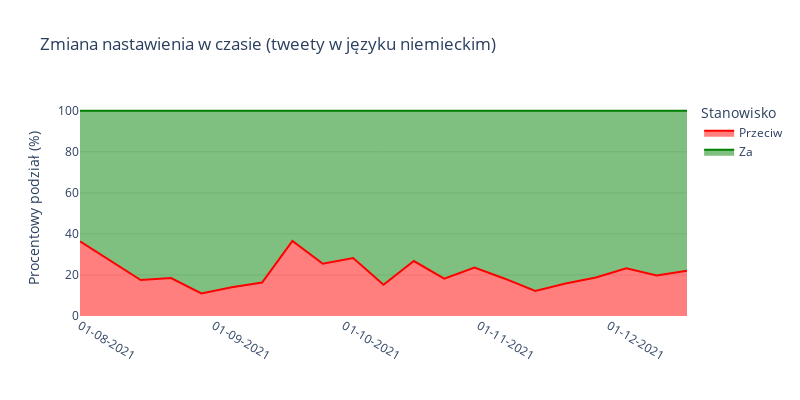

Notebook code cell kept with this figure:
### Code cell
print_area(weeks_extreme_de, 'Zmiana nastawienia w czasie (tweety w języku niemieckim)', '../../data/charts/perc_de.png')

### Figure 1 — Plotly figure (JSON) as saved in the notebook; plotly's stock layout.template omitted (floating-point values rounded to 4 significant figures)
{"data": [{"hovertemplate": "Stanowisko=Przeciw<br>=%{x}<br>Procentowy podział (%)=%{y}<extra></extra>", "legendgroup": "Przeciw", "line": {"color": "red"}, "marker": {"symbol": "circle"}, "mode": "lines", "name": "Przeciw", "orientation": "v", "showlegend": true, "stackgroup": "1", "type": "scatter", "x": ["2021-08-01T00:00:00", "2021-08-08T00:00:00", "2021-08-15T00:00:00", "2021-08-22T00:00:00", "2021-08-29T00:00:00", "2021-09-05T00:00:00", "2021-09-12T00:00:00", "2021-09-19T00:00:00", "2021-09-26T00:00:00", "2021-10-03T00:00:00", "2021-10-10T00:00:00", "2021-10-17T00:00:00", "2021-10-24T00:00:00", "2021-10-31T00:00:00", "2021-11-07T00:00:00", "2021-11-14T00:00:00", "2021-11-21T00:00:00", "2021-11-28T00:00:00", "2021-12-05T00:00:00", "2021-12-12T00:00:00", "2021-12-19T00:00:00"], "xaxis": "x", "y": [36.36, 26.76, 17.5, 18.51, 10.96, 14.01, 16.3, 36.62, 25.45, 28.26, 15.22, 26.79, 18.18, 23.6, 18.18, 12.25, 15.82, 18.75, 23.28, 19.78, 22], "yaxis": "y"}, {"hovertemplate": "Stanowisko=Za<br>=%{x}<br>Procentowy podział (%)=%{y}<extra></extra>", "legendgroup": "Za", "line": {"color": "green"}, "marker": {"symbol": "circle"}, "mode": "lines", "name": "Za", "orientation": "v", "showlegend": true, "stackgroup": "1", "type": "scatter", "x": ["2021-08-01T00:00:00", "2021-08-08T00:00:00", "2021-08-15T00:00:00", "2021-08-22T00:00:00", "2021-08-29T00:00:00", "2021-09-05T00:00:00", "2021-09-12T00:00:00", "2021-09-19T00:00:00", "2021-09-26T00:00:00", "2021-10-03T00:00:00", "2021-10-10T00:00:00", "2021-10-17T00:00:00", "2021-10-24T00:00:00", "2021-10-31T00:00:00", "2021-11-07T00:00:00", "2021-11-14T00:00:00", "2021-11-21T00:00:00", "2021-11-28T00:00:00", "2021-12-05T00:00:00", "2021-12-12T00:00:00", "2021-12-19T00:00:00"], "xaxis": "x", "y": [63.64, 73.24, 82.5, 81.49, 89.04, 85.99, 83.7, 63.38, 74.55, 71.74, 84.78, 73.21, 81.82, 76.4, 81.82, 87.75, 84.18, 81.25, 76.72, 80.22, 78], "yaxis": "y"}], "layout": {"height": 400, "legend": {"bgcolor": "rgba(0, 0, 0, 0)", "title": {"text": "Stanowisko"}, "tracegroupgap": 0}, "plot_bgcolor": "rgba(0, 0, 0, 0)", "title": {"text": "Zmiana nastawienia w czasie (tweety w języku niemieckim)"}, "width": 800, "xaxis": {"anchor": "y", "domain": [0, 1], "showgrid": false, "tickangle": 30, "tickformat": "%d-%m-%Y", "title": {"text": ""}}, "yaxis": {"anchor": "x", "domain": [0, 1], "gridcolor": "rgba(0, 0, 0, 0.1)", "showgrid": true, "title": {"text": "Procentowy podział (%)"}}}}
